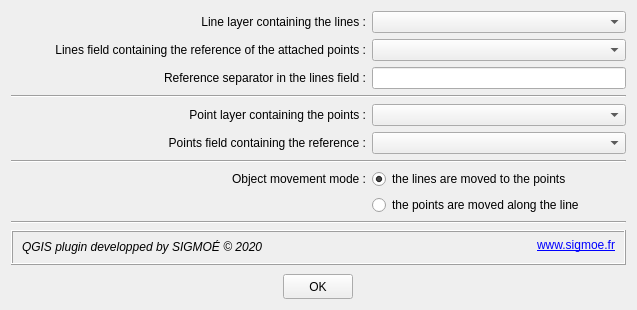
<?xml version="1.0" encoding="UTF-8"?>
<ui version="4.0">
 <class>dlgParams</class>
 <widget class="QWidget" name="dlgParams">
  <property name="geometry">
   <rect>
    <x>0</x>
    <y>0</y>
    <width>637</width>
    <height>310</height>
   </rect>
  </property>
  <property name="minimumSize">
   <size>
    <width>607</width>
    <height>303</height>
   </size>
  </property>
  <property name="maximumSize">
   <size>
    <width>16777215</width>
    <height>310</height>
   </size>
  </property>
  <property name="windowTitle">
   <string>Moving lines vertices to points</string>
  </property>
  <property name="locale">
   <locale language="English" country="UnitedStates"/>
  </property>
  <layout class="QGridLayout" name="gridLayout">
   <item row="2" column="0" rowspan="2" colspan="2">
    <widget class="QFrame" name="frameDev">
     <property name="minimumSize">
      <size>
       <width>0</width>
       <height>35</height>
      </size>
     </property>
     <property name="maximumSize">
      <size>
       <width>16777215</width>
       <height>35</height>
      </size>
     </property>
     <property name="frameShape">
      <enum>QFrame::Box</enum>
     </property>
     <property name="frameShadow">
      <enum>QFrame::Raised</enum>
     </property>
     <layout class="QFormLayout" name="formLayout">
      <property name="topMargin">
       <number>3</number>
      </property>
      <item row="0" column="0">
       <widget class="QLabel" name="labDev">
        <property name="sizePolicy">
         <sizepolicy hsizetype="Preferred" vsizetype="Fixed">
          <horstretch>0</horstretch>
          <verstretch>0</verstretch>
         </sizepolicy>
        </property>
        <property name="minimumSize">
         <size>
          <width>300</width>
          <height>25</height>
         </size>
        </property>
        <property name="maximumSize">
         <size>
          <width>300</width>
          <height>25</height>
         </size>
        </property>
        <property name="locale">
         <locale language="English" country="UnitedStates"/>
        </property>
        <property name="text">
         <string>&lt;html&gt;&lt;head/&gt;&lt;body&gt;&lt;p&gt;&lt;span style=&quot; font-style:italic;&quot;&gt;QGIS plugin developped by SIGMOÉ © 2020&lt;/span&gt;&lt;/p&gt;&lt;/body&gt;&lt;/html&gt;</string>
        </property>
        <property name="textFormat">
         <enum>Qt::RichText</enum>
        </property>
       </widget>
      </item>
      <item row="0" column="1">
       <widget class="QLabel" name="labLink">
        <property name="sizePolicy">
         <sizepolicy hsizetype="Expanding" vsizetype="Preferred">
          <horstretch>0</horstretch>
          <verstretch>0</verstretch>
         </sizepolicy>
        </property>
        <property name="minimumSize">
         <size>
          <width>0</width>
          <height>20</height>
         </size>
        </property>
        <property name="maximumSize">
         <size>
          <width>16777215</width>
          <height>20</height>
         </size>
        </property>
        <property name="locale">
         <locale language="English" country="UnitedStates"/>
        </property>
        <property name="text">
         <string>&lt;html&gt;&lt;head/&gt;&lt;body&gt;&lt;p&gt;&lt;a href=&quot;https://sigmoe.fr&quot;&gt;&lt;span style=&quot; text-decoration: underline; color:#0000ff;&quot;&gt;www.sigmoe.fr&lt;/span&gt;&lt;/a&gt;&lt;/p&gt;&lt;/body&gt;&lt;/html&gt;</string>
        </property>
        <property name="textFormat">
         <enum>Qt::RichText</enum>
        </property>
        <property name="alignment">
         <set>Qt::AlignRight|Qt::AlignTrailing|Qt::AlignVCenter</set>
        </property>
        <property name="openExternalLinks">
         <bool>true</bool>
        </property>
       </widget>
      </item>
     </layout>
    </widget>
   </item>
   <item row="6" column="0">
    <spacer name="verticalSpacer1">
     <property name="orientation">
      <enum>Qt::Vertical</enum>
     </property>
     <property name="sizeHint" stdset="0">
      <size>
       <width>20</width>
       <height>40</height>
      </size>
     </property>
    </spacer>
   </item>
   <item row="8" column="0" colspan="2">
    <layout class="QHBoxLayout" name="validButtLay">
     <property name="sizeConstraint">
      <enum>QLayout::SetMinimumSize</enum>
     </property>
     <item>
      <widget class="QPushButton" name="validButt">
       <property name="minimumSize">
        <size>
         <width>70</width>
         <height>25</height>
        </size>
       </property>
       <property name="maximumSize">
        <size>
         <width>70</width>
         <height>25</height>
        </size>
       </property>
       <property name="text">
        <string>OK</string>
       </property>
      </widget>
     </item>
    </layout>
   </item>
   <item row="0" column="0" colspan="2">
    <layout class="QFormLayout" name="paramsLay">
     <property name="sizeConstraint">
      <enum>QLayout::SetFixedSize</enum>
     </property>
     <property name="fieldGrowthPolicy">
      <enum>QFormLayout::AllNonFixedFieldsGrow</enum>
     </property>
     <property name="horizontalSpacing">
      <number>6</number>
     </property>
     <property name="verticalSpacing">
      <number>6</number>
     </property>
     <item row="0" column="0">
      <widget class="QLabel" name="lineLyrLab">
       <property name="sizePolicy">
        <sizepolicy hsizetype="Fixed" vsizetype="Preferred">
         <horstretch>0</horstretch>
         <verstretch>0</verstretch>
        </sizepolicy>
       </property>
       <property name="minimumSize">
        <size>
         <width>355</width>
         <height>0</height>
        </size>
       </property>
       <property name="locale">
        <locale language="English" country="UnitedStates"/>
       </property>
       <property name="text">
        <string>Line layer containing the lines :</string>
       </property>
       <property name="alignment">
        <set>Qt::AlignRight|Qt::AlignTrailing|Qt::AlignVCenter</set>
       </property>
      </widget>
     </item>
     <item row="0" column="1">
      <widget class="QComboBox" name="lineLyrCmb"/>
     </item>
     <item row="1" column="0">
      <widget class="QLabel" name="lineAttLab">
       <property name="sizePolicy">
        <sizepolicy hsizetype="Fixed" vsizetype="Preferred">
         <horstretch>0</horstretch>
         <verstretch>0</verstretch>
        </sizepolicy>
       </property>
       <property name="minimumSize">
        <size>
         <width>355</width>
         <height>0</height>
        </size>
       </property>
       <property name="locale">
        <locale language="English" country="UnitedStates"/>
       </property>
       <property name="text">
        <string>Lines field containing the reference of the attached points :</string>
       </property>
       <property name="alignment">
        <set>Qt::AlignRight|Qt::AlignTrailing|Qt::AlignVCenter</set>
       </property>
      </widget>
     </item>
     <item row="1" column="1">
      <widget class="QComboBox" name="lineAttCmb"/>
     </item>
     <item row="2" column="0">
      <widget class="QLabel" name="sepLab">
       <property name="sizePolicy">
        <sizepolicy hsizetype="Fixed" vsizetype="Preferred">
         <horstretch>0</horstretch>
         <verstretch>0</verstretch>
        </sizepolicy>
       </property>
       <property name="minimumSize">
        <size>
         <width>355</width>
         <height>0</height>
        </size>
       </property>
       <property name="locale">
        <locale language="English" country="UnitedStates"/>
       </property>
       <property name="text">
        <string>Reference separator in the lines field :</string>
       </property>
       <property name="alignment">
        <set>Qt::AlignRight|Qt::AlignTrailing|Qt::AlignVCenter</set>
       </property>
      </widget>
     </item>
     <item row="2" column="1">
      <widget class="QLineEdit" name="lineAttSepLe"/>
     </item>
     <item row="3" column="0" colspan="2">
      <widget class="Line" name="line">
       <property name="orientation">
        <enum>Qt::Horizontal</enum>
       </property>
      </widget>
     </item>
     <item row="4" column="0">
      <widget class="QLabel" name="nodeLyrLab">
       <property name="sizePolicy">
        <sizepolicy hsizetype="Fixed" vsizetype="Preferred">
         <horstretch>0</horstretch>
         <verstretch>0</verstretch>
        </sizepolicy>
       </property>
       <property name="minimumSize">
        <size>
         <width>355</width>
         <height>0</height>
        </size>
       </property>
       <property name="locale">
        <locale language="English" country="UnitedStates"/>
       </property>
       <property name="text">
        <string>Point layer containing the points :</string>
       </property>
       <property name="alignment">
        <set>Qt::AlignRight|Qt::AlignTrailing|Qt::AlignVCenter</set>
       </property>
      </widget>
     </item>
     <item row="4" column="1">
      <widget class="QComboBox" name="nodeLyrCmb"/>
     </item>
     <item row="5" column="0">
      <widget class="QLabel" name="nodeAttLab">
       <property name="sizePolicy">
        <sizepolicy hsizetype="Fixed" vsizetype="Preferred">
         <horstretch>0</horstretch>
         <verstretch>0</verstretch>
        </sizepolicy>
       </property>
       <property name="minimumSize">
        <size>
         <width>355</width>
         <height>0</height>
        </size>
       </property>
       <property name="locale">
        <locale language="English" country="UnitedStates"/>
       </property>
       <property name="text">
        <string>Points field containing the reference :</string>
       </property>
       <property name="alignment">
        <set>Qt::AlignRight|Qt::AlignTrailing|Qt::AlignVCenter</set>
       </property>
      </widget>
     </item>
     <item row="5" column="1">
      <widget class="QComboBox" name="nodeAttCmb"/>
     </item>
     <item row="7" column="0">
      <widget class="QLabel" name="modeLab">
       <property name="sizePolicy">
        <sizepolicy hsizetype="Fixed" vsizetype="Preferred">
         <horstretch>0</horstretch>
         <verstretch>0</verstretch>
        </sizepolicy>
       </property>
       <property name="minimumSize">
        <size>
         <width>355</width>
         <height>0</height>
        </size>
       </property>
       <property name="locale">
        <locale language="English" country="UnitedStates"/>
       </property>
       <property name="text">
        <string>Object movement mode :</string>
       </property>
       <property name="alignment">
        <set>Qt::AlignRight|Qt::AlignTrailing|Qt::AlignVCenter</set>
       </property>
      </widget>
     </item>
     <item row="7" column="1">
      <widget class="QRadioButton" name="modeRadio1">
       <property name="locale">
        <locale language="English" country="UnitedStates"/>
       </property>
       <property name="text">
        <string>the lines are moved to the points</string>
       </property>
       <property name="checked">
        <bool>true</bool>
       </property>
       <attribute name="buttonGroup">
        <string notr="true">modeRadioGrp</string>
       </attribute>
      </widget>
     </item>
     <item row="8" column="1">
      <widget class="QRadioButton" name="modeRadio2">
       <property name="locale">
        <locale language="English" country="UnitedStates"/>
       </property>
       <property name="text">
        <string>the points are moved along the line</string>
       </property>
       <attribute name="buttonGroup">
        <string notr="true">modeRadioGrp</string>
       </attribute>
      </widget>
     </item>
     <item row="6" column="0" colspan="2">
      <widget class="Line" name="line_2">
       <property name="orientation">
        <enum>Qt::Horizontal</enum>
       </property>
      </widget>
     </item>
    </layout>
   </item>
   <item row="1" column="0" colspan="2">
    <widget class="Line" name="line_3">
     <property name="sizePolicy">
      <sizepolicy hsizetype="Minimum" vsizetype="Fixed">
       <horstretch>0</horstretch>
       <verstretch>0</verstretch>
      </sizepolicy>
     </property>
     <property name="sizeIncrement">
      <size>
       <width>0</width>
       <height>0</height>
      </size>
     </property>
     <property name="baseSize">
      <size>
       <width>0</width>
       <height>0</height>
      </size>
     </property>
     <property name="orientation">
      <enum>Qt::Horizontal</enum>
     </property>
    </widget>
   </item>
  </layout>
 </widget>
 <resources/>
 <connections/>
 <buttongroups>
  <buttongroup name="modeRadioGrp"/>
 </buttongroups>
</ui>
